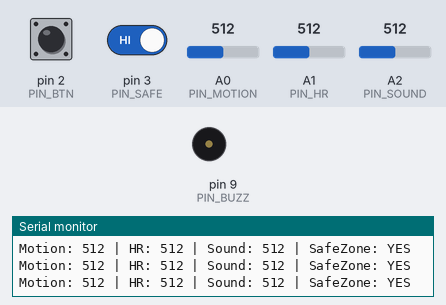
A sketch run on a simulated Arduino Uno, built with avr-gcc and run on an emulated ATmega328P. Shown: buzzer (waves = sounding), the last lines printed to the serial monitor. The test bench sets the inputs (shaded band); at power-on: pin 2 (PIN_BTN) HIGH, pin 3 (PIN_SAFE) HIGH, A0 (PIN_MOTION) = 512, A1 (PIN_HR) = 512, A2 (PIN_SOUND) = 512.

Above: at 3.7 s.
3.8 s: pin 2 (PIN_BTN) pulled LOW for 3.2 s
At 5.57 s:
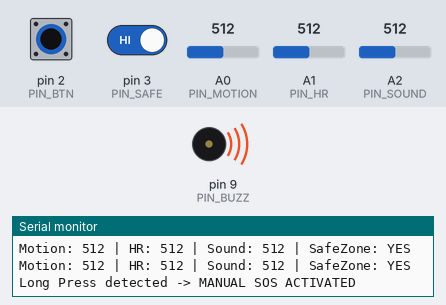
14.7 s: pin 2 (PIN_BTN) driven LOW and pin 3 (PIN_SAFE) driven LOW
At 16.42 s:
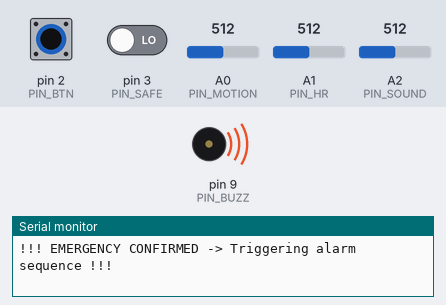
17.7 s: pin 3 (PIN_SAFE) driven HIGH
At 17.7 s:
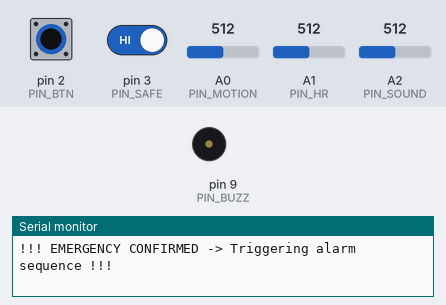
19.4 s: A0 (PIN_MOTION) set to 109
22.4 s: A0 (PIN_MOTION) set to 92
Timing chart, 0 to 25.4 s (numbered marks = the images above; inputs shaded):
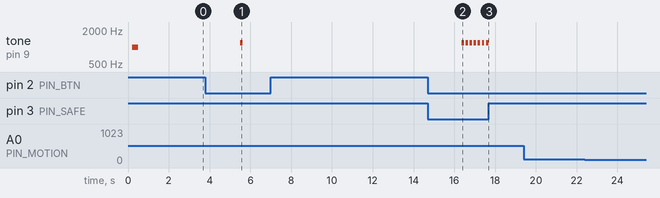

The sketch:

sakshya_women_safty_device_prototype1.ino
```cpp
// === Sakshya IoT Safety Device — Final Revised Sketch ===
const int PIN_MOTION   = A0;   // Pot: motion
const int PIN_HR       = A1;   // Pot: heart-rate
const int PIN_SOUND    = A2;   // Pot: sound
const int PIN_BTN      = 2;    // Push button (INPUT_PULLUP)
const int PIN_SAFE     = 3;    // Slide switch (INPUT_PULLUP) - Safe Zone
const int PIN_BUZZ     = 9;    // Buzzer (use tone/noTone)
const int PIN_STROBE   = 10;   // LED (strobe)

const int MOTION_THRESH = 500; // adjust by testing
const int HR_THRESH     = 500;
const int SOUND_THRESH  = 500;

const unsigned long CONFIRM_MS = 5000UL;   // confirmation window (ms)
const unsigned long LONGPRESS_MS = 1500UL; // long press threshold (ms)
const unsigned long BTN_DEBOUNCE_MS = 50UL;

unsigned long btnLastChange = 0;
int btnLastState = HIGH;         // for INPUT_PULLUP: released = HIGH
unsigned long btnPressTime = 0;
bool btnWasLongPressHandled = false;

void setup() {
  pinMode(PIN_BTN, INPUT_PULLUP);
  pinMode(PIN_SAFE, INPUT_PULLUP);
  pinMode(PIN_BUZZ, OUTPUT);
  pinMode(PIN_STROBE, OUTPUT);
  digitalWrite(PIN_BUZZ, LOW);
  digitalWrite(PIN_STROBE, LOW);

  Serial.begin(9600);
  delay(200);
  Serial.println(F("=== Sakshya IoT Safety Device Started ==="));

  // quick self-test buzzer + LED
  tone(PIN_BUZZ, 1000, 300);
  digitalWrite(PIN_STROBE, HIGH);
  delay(350);
  digitalWrite(PIN_STROBE, LOW);
  delay(150);
  Serial.println(F("Self-test complete."));
}

// helper to read button with debounce and manage long press detection
// returns: 0 = nothing, 1 = short press event, 2 = long press event
int handleButton() {
  int raw = digitalRead(PIN_BTN);
  unsigned long now = millis();

  if (raw != btnLastState) {
    if (now - btnLastChange > BTN_DEBOUNCE_MS) {
      btnLastChange = now;
      btnLastState = raw;
      if (raw == LOW) {
        btnPressTime = now;
        btnWasLongPressHandled = false;
      } else {
        unsigned long hold = now - btnPressTime;
        if (hold >= LONGPRESS_MS) {
          if (!btnWasLongPressHandled) {
            btnWasLongPressHandled = true;
            return 2;
          }
          return 0;
        } else {
          return 1;
        }
      }
    }
  } else {
    if (raw == LOW && !btnWasLongPressHandled && (now - btnPressTime >= LONGPRESS_MS)) {
      btnWasLongPressHandled = true;
      return 2;
    }
  }
  return 0;
}

// Activate alarm: buzzer + strobe pattern for a certain duration
void activateAlarmSequence(unsigned long durationMs) {
  unsigned long start = millis();
  while (millis() - start < durationMs) {
    digitalWrite(PIN_STROBE, HIGH);
    tone(PIN_BUZZ, 1200);
    delay(120);
    digitalWrite(PIN_STROBE, LOW);
    noTone(PIN_BUZZ);
    delay(80);

    if (digitalRead(PIN_SAFE) == HIGH) {
      Serial.println(F("Safe Zone turned ON during alarm -> stopping alarm."));
      noTone(PIN_BUZZ);
      digitalWrite(PIN_STROBE, LOW);
      return;
    }

    int btnEvent = handleButton();
    if (btnEvent == 2) {
      Serial.println(F("Long button press detected during alarm -> stopping alarm (user override)."));
      noTone(PIN_BUZZ);
      digitalWrite(PIN_STROBE, LOW);
      return;
    }
  }
  noTone(PIN_BUZZ);
  digitalWrite(PIN_STROBE, LOW);
}

void loop() {
  int motion = analogRead(PIN_MOTION);
  int hr = analogRead(PIN_HR);
  int sound = analogRead(PIN_SOUND);

  bool safeZone = (digitalRead(PIN_SAFE) == HIGH);
  Serial.print(F("Motion: ")); Serial.print(motion);
  Serial.print(F(" | HR: ")); Serial.print(hr);
  Serial.print(F(" | Sound: ")); Serial.print(sound);
  Serial.print(F(" | SafeZone: ")); Serial.println(safeZone ? F("YES") : F("NO"));

  int btnEvent = handleButton();
  if (btnEvent == 2) {
    Serial.println(F("Long Press detected -> MANUAL SOS ACTIVATED"));
    activateAlarmSequence(6000);
    delay(300);
    return;
  }

  if (safeZone) {
    noTone(PIN_BUZZ);
    digitalWrite(PIN_STROBE, LOW);
    delay(250);
    return;
  }

  bool threat = (motion > MOTION_THRESH) && ((sound > SOUND_THRESH) || (hr > HR_THRESH));
  if (threat) {
    Serial.println(F("** Potential threat detected -> confirmation window started **"));
    unsigned long start = millis();
    bool cancelled = false;

    while (millis() - start < CONFIRM_MS) {
      digitalWrite(PIN_STROBE, ((millis() / 200) % 2) == 0 ? HIGH : LOW);

      int ev = handleButton();
      if (ev == 1) {
        cancelled = true;
        Serial.println(F("Short press detected -> ALERT CANCELLED by user"));
        break;
      }
      if (ev == 2) {
        Serial.println(F("Long press detected during confirm -> MANUAL SOS (immediate)"));
        cancelled = false;
        break;
      }

      if (digitalRead(PIN_SAFE) == HIGH) {
        cancelled = true;
        Serial.println(F("Safe Zone activated during confirmation -> Cancelled"));
        break;
      }
    }

    digitalWrite(PIN_STROBE, LOW);

    if (cancelled) {
      noTone(PIN_BUZZ);
      delay(200);
      return;
    }

    Serial.println(F("!!! EMERGENCY CONFIRMED -> Triggering alarm sequence !!!"));
    activateAlarmSequence(8000);
    Serial.println(F("Alarm sequence completed."));
  }

  delay(200);
}
```

Measured:
- after the input at 3.8 s, tone on pin 9 (PIN_BUZZ): silent → 1200 Hz after 1.7 s, → silent 0.12 s later
- after the input at 14.7 s, tone on pin 9 (PIN_BUZZ): alternates 1200 Hz for 0.12 s and silent for 0.08 s, starting after 1.7 s
- after the input at 17.7 s, tone on pin 9 (PIN_BUZZ): stops changing and stays silent
